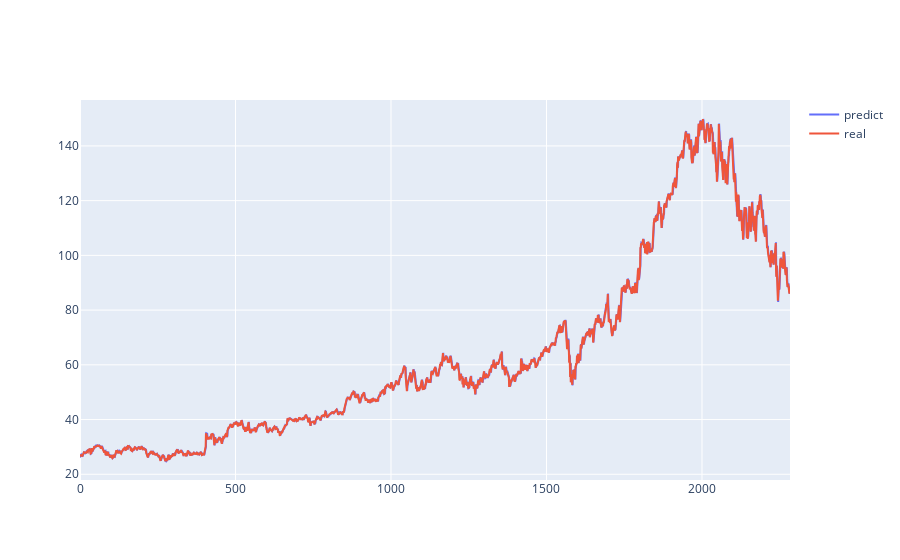

The notebook cell this image was saved under:
### Code cell
import plotly.graph_objects as go
fig = go.Figure()

# Add first column as a trace
fig.add_trace(go.Scatter(y=df1["predict"], name='predict'))

# Add second column as another trace
fig.add_trace(go.Scatter(y=df1["real"], name='real'))

fig.show()

### Figure 1 — Plotly figure (JSON) as saved in the notebook; plotly's stock layout.template omitted (floating-point values rounded to 4 significant figures; data arrays with more than 128 entries replaced by an {"elided": "..."} marker saying what was removed)
{"data": [{"name": "predict", "type": "scatter", "y": {"elided": "2284 float values"}}, {"name": "real", "type": "scatter", "y": {"elided": "2284 float values"}}], "layout": {}}
